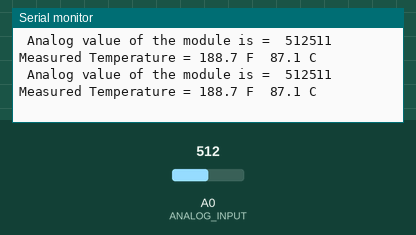
Recording of a sketch running on a simulated Arduino Uno, built with avr-gcc and run on an emulated ATmega328P. On the bench: the last lines printed to the serial monitor. Inputs (shaded band) come from the test bench; at power-on: A0 (ANALOG_INPUT) = 512.

Above: at 1.8 s.
1.9 s: A0 (ANALOG_INPUT) set to 1016
At 2.9 s:
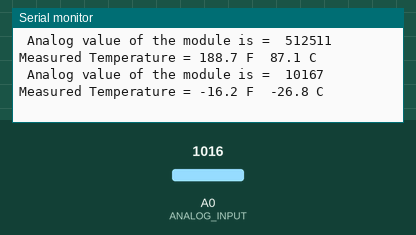
3.4 s: A0 (ANALOG_INPUT) set to 1023
At 4.9 s:
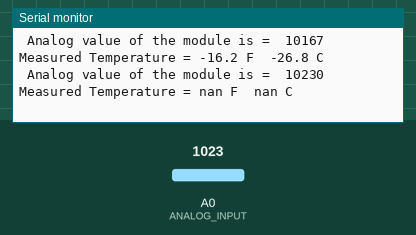

Measured:
- the behaviour switches between 1022 and 1023 on A0 (ANALOG_INPUT) (found by bisection; images 1 and 2)
- after the input at 1.9 s, the serial monitor: prints a new line after 0.14 s (image 1)
- after the input at 3.4 s, the serial monitor: prints a new line after 0.68 s (image 2)

The sketch:

temp3.ino
```cpp
#define ANALOG_INPUT A0
int digi_out;
int ana_out;
int rev_out;
float tc;
float tf;

void setup()
{
  pinMode(ANALOG_INPUT, INPUT);
  Serial.begin(9600);
}

void loop()
{
  ana_out = analogRead(ANALOG_INPUT);
  Serial.print(" Analog value of the module is =  ");
  Serial.print(ana_out),DEC;

  rev_out = map(ana_out, 0, 1023, 1023, 0);
  tc = Thermistor(rev_out);
  tf = ( tc * 9.0 ) / 5.0 + 32.0 ;

Serial.print ( " Measured Temperature = " ) ;
Serial.print ( tf, 1 ) ;                                           // This will display the temperature in Fahrenheit
Serial.print (" F  " ) ;
Serial.print  (tc, 1 ) ;                                          // This will display the temperature in Celcius
Serial.println (" C " ) ;
Serial.println ( ) ;                                                            // Leaving a blank line
delay ( 1000 ) ;
}

double Thermistor(int RawADC)
{
double Temp ;
Temp=log(((1024000/RawADC)-1000));
Temp = 1 / ( 0.001129148 + ( 0.000234125 * Temp ) + ( 0.0000000876741 * Temp * Temp * Temp ) ) ;
Temp = Temp - 273.15 ;            // This will Convert Kelvin to Celcius
Serial.print(RawADC);
return Temp ;
}
```
